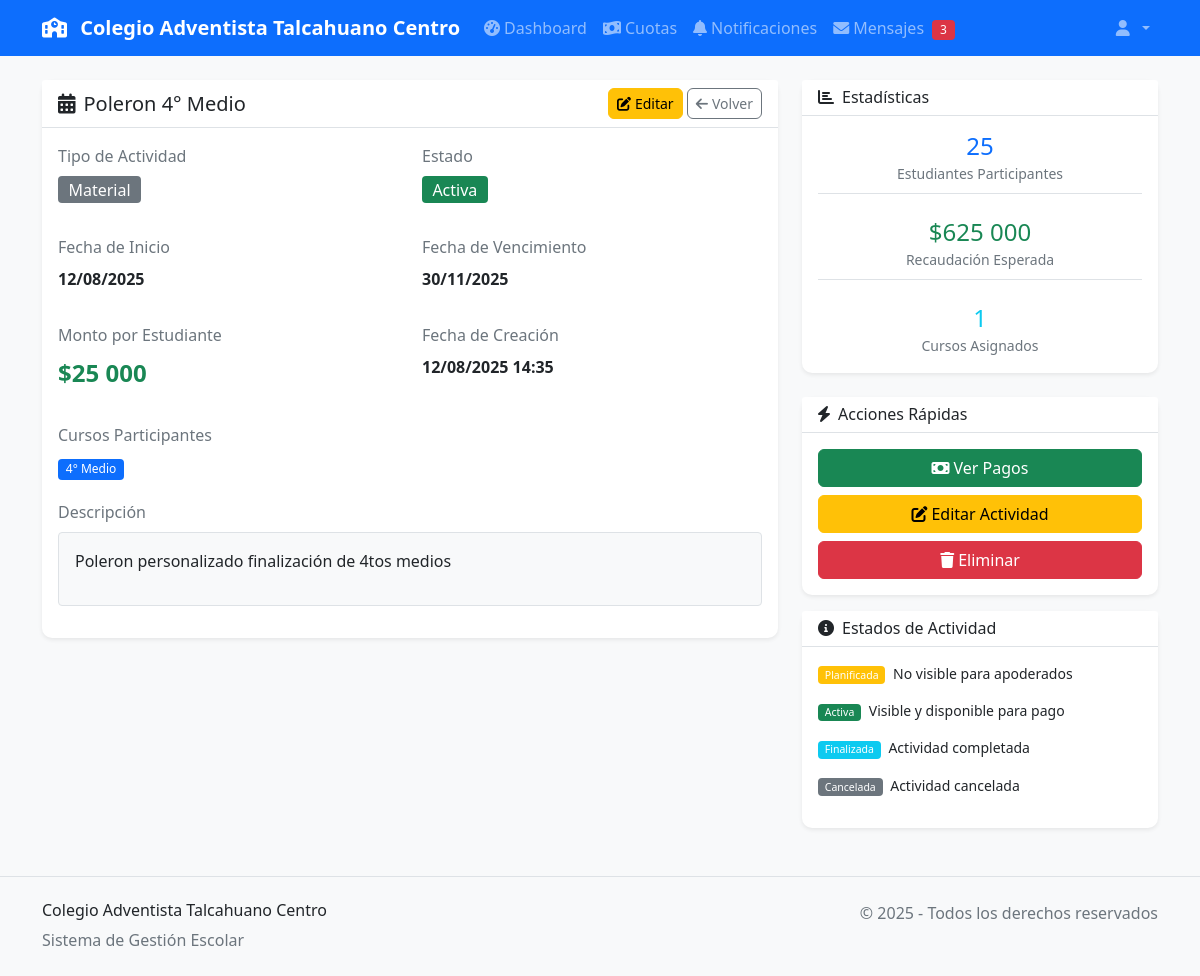
The page /actividades/16/ (signed in) on the database its author committed.
### actividades/models.py (models this page shows, shortened)
class Actividad(models.Model):
    ESTADO_CHOICES = [
        ('planificada', 'Planificada'),
        ('activa', 'Activa'),
        ('finalizada', 'Finalizada'),
        ('cancelada', 'Cancelada'),
    ]
    nombre = models.CharField(max_length=200)
    descripcion = models.TextField()
    tipo = models.ForeignKey(TipoActividad, on_delete=models.CASCADE)
    fecha_inicio = models.DateField()
    fecha_fin = models.DateField()
    monto_por_estudiante = models.DecimalField(max_digits=10, decimal_places=0)
    cursos_asignados = models.ManyToManyField(Curso)
    estado = models.CharField(max_length=20, choices=ESTADO_CHOICES, default='planificada')
    fecha_creacion = models.DateTimeField(auto_now_add=True)
    def total_estudiantes(self):
        return sum([25, 28, 30, 27, 26][:len(self.cursos_asignados.all())])
    def recaudacion_esperada(self):
        return self.monto_por_estudiante * self.total_estudiantes()

class TipoActividad(models.Model):
    nombre = models.CharField(max_length=100)
    descripcion = models.TextField(blank=True)

### estudiantes/models.py (models this page shows, shortened)
class Curso(models.Model):
    nombre = models.CharField(max_length=50)
    nivel = models.CharField(max_length=20)
    año = models.IntegerField()

### actividades/views.py (the view)
# urls.py: path('<int:pk>/', views.ver_actividad, name='ver'),
@login_required
def ver_actividad(request, pk):
    actividad = get_object_or_404(Actividad, pk=pk)
    logger.debug(f"Viendo detalles de actividad: {actividad.nombre}")
    return render(request, 'actividades/detalle.html', {
        'actividad': actividad
    })

### core/context_processors.py (called while the page is built)
def notificaciones_context(request):
    if request.user.is_authenticated:
        notificaciones_no_leidas = Notificacion.objects.filter(
            apoderado_email=request.user.email,
            estado__in=['enviado', 'visto']
        ).count()
        return {
            'notificaciones_no_leidas': notificaciones_no_leidas
        }
    return {
        'notificaciones_no_leidas': 0
    }

### templates/actividades/detalle.html (shortened to what this page needs)
{% extends 'base.html' %}
{% block content %}
<div class="row">
    <div class="col-lg-8">
        <div class="card">
            <div class="card-header d-flex justify-content-between align-items-center">
                <h5 class="mb-0">
                    <i class="fas fa-calendar-alt me-2"></i>{{ actividad.nombre }}
                </h5>
                <div>
                    <a href="{% url 'actividades:editar' actividad.pk %}" class="btn btn-warning btn-sm">
                        <i class="fas fa-edit me-1"></i>Editar
                    </a>
                    <a href="{% url 'actividades:lista' %}" class="btn btn-outline-secondary btn-sm">
                        <i class="fas fa-arrow-left me-1"></i>Volver
                    </a>
                </div>
            </div>
            <div class="card-body">
                <div class="row">
                    <div class="col-md-6 mb-3">
                        <label class="form-label text-muted">Tipo de Actividad</label>
                        <p class="fw-bold">
                            <span class="badge bg-secondary fs-6">{{ actividad.tipo.nombre }}</span>
                        </p>
                    </div>
                    <div class="col-md-6 mb-3">
                        <label class="form-label text-muted">Estado</label>
                        <p class="fw-bold">
                            {% if actividad.estado == 'activa' %}
                                <span class="badge bg-success fs-6">{{ actividad.get_estado_display }}</span>
                            {% elif actividad.estado == 'planificada' %}
                                <span class="badge bg-warning fs-6">{{ actividad.get_estado_display }}</span>
                            {% elif actividad.estado == 'finalizada' %}
                                <span class="badge bg-info fs-6">{{ actividad.get_estado_display }}</span>
                            {% else %}
                                <span class="badge bg-secondary fs-6">{{ actividad.get_estado_display }}</span>
                            {% endif %}
                        </p>
                    </div>
                </div>
                <div class="row">
                    <div class="col-md-6 mb-3">
                        <label class="form-label text-muted">Fecha de Inicio</label>
                        <p class="fw-bold">{{ actividad.fecha_inicio|date:"d/m/Y" }}</p>
                    </div>
                    <div class="col-md-6 mb-3">
                        <label class="form-label text-muted">Fecha de Vencimiento</label>
                        <p class="fw-bold">{{ actividad.fecha_fin|date:"d/m/Y" }}</p>
                    </div>
                </div>
                <div class="row">
                    <div class="col-md-6 mb-3">
                        <label class="form-label text-muted">Monto por Estudiante</label>
                        <p class="fw-bold text-success fs-4">${{ actividad.monto_por_estudiante|floatformat:0 }}</p>
                    </div>
                    <div class="col-md-6 mb-3">
                        <label class="form-label text-muted">Fecha de Creación</label>
                        <p class="fw-bold">{{ actividad.fecha_creacion|date:"d/m/Y H:i" }}</p>
                    </div>
                </div>
                <div class="mb-3">
                    <label class="form-label text-muted">Cursos Participantes</label>
                    <div>
                        {% for curso in actividad.cursos_asignados.all %}
                            <span class="badge bg-primary me-1 mb-1">{{ curso.nombre }}</span>
                        {% empty %}
                            <p class="text-muted">No hay cursos asignados</p>
                        {% endfor %}
                    </div>
                </div>
                <div class="mb-3">
                    <label class="form-label text-muted">Descripción</label>
                    <div class="border rounded p-3 bg-light">
                        {{ actividad.descripcion|linebreaks|default:"Sin descripción" }}
                    </div>
                </div>
            </div>
        </div>
    </div>
    <div class="col-lg-4">
        <div class="card mb-4">
            <div class="card-header">
                <h6 class="mb-0">
                    <i class="fas fa-chart-bar me-2"></i>Estadísticas
                </h6>
            </div>
            <div class="card-body">
                <div class="row text-center">
                    <div class="col-12 mb-3">
                        <div class="border-bottom pb-2 mb-2">
                            <h4 class="text-primary mb-0">{{ actividad.total_estudiantes }}</h4>
                            <small class="text-muted">Estudiantes Participantes</small>
                        </div>
                    </div>
                    <div class="col-12 mb-3">
                        <div class="border-bottom pb-2 mb-2">
                            <h4 class="text-success mb-0">${{ actividad.recaudacion_esperada|floatformat:0 }}</h4>
                            <small class="text-muted">Recaudación Esperada</small>
                        </div>
                    </div>
                    <div class="col-12">
                        <h4 class="text-info mb-0">{{ actividad.cursos_asignados.count }}</h4>
                        <small class="text-muted">Cursos Asignados</small>
                    </div>
                </div>
            </div>
        </div>
        <div class="card">
            <div class="card-header">
                <h6 class="mb-0">
                    <i class="fas fa-bolt me-2"></i>Acciones Rápidas
                </h6>
            </div>
            <div class="card-body">
                <div class="d-grid gap-2">
                    <a href="{% url 'cuotas:lista_pagos' %}?actividad={{ actividad.pk }}" class="btn btn-success">
                        <i class="fas fa-money-bill me-1"></i>Ver Pagos
                    </a>
                    <a href="{% url 'actividades:editar' actividad.pk %}" class="btn btn-warning">
                        <i class="fas fa-edit me-1"></i>Editar Actividad
                    </a>
                    {% if actividad.estado != 'finalizada' %}
                    <a href="{% url 'actividades:eliminar' actividad.pk %}" class="btn btn-danger">
                        <i class="fas fa-trash me-1"></i>Eliminar
                    </a>
                    {% endif %}
                </div>
            </div>
        </div>
        <div class="card mt-3">
            <div class="card-header">
                <h6 class="mb-0">
                    <i class="fas fa-info-circle me-2"></i>Estados de Actividad
                </h6>
            </div>
            <div class="card-body">
                <small>
                    <p><span class="badge bg-warning me-1">Planificada</span> No visible para apoderados</p>
                    <p><span class="badge bg-success me-1">Activa</span> Visible y disponible para pago</p>
                    <p><span class="badge bg-info me-1">Finalizada</span> Actividad completada</p>
                    <p><span class="badge bg-secondary me-1">Cancelada</span> Actividad cancelada</p>
                </small>
            </div>
        </div>
    </div>
</div>
{% endblock %}

### static/css/styles.css (style rules this page uses)
:root { --primary-color: #0d6efd; --success-color: #198754; --warning-color: #ffc107; --danger-color: #dc3545; --info-color: #0dcaf0; --light-color: #f8f9fa; --dark-color: #212529; }
body { font-family: 'Segoe UI', Tahoma, Geneva, Verdana, sans-serif; background-color: #f8f9fa; }
.card { border: none; border-radius: 10px; box-shadow: 0 0.125rem 0.25rem rgba(0, 0, 0, 0.075); transition: all 0.3s ease; }
.card-header { background-color: #fff; border-bottom: 1px solid #dee2e6; font-weight: 600; }
.btn { border-radius: 6px; font-weight: 500; transition: all 0.3s ease; }
.badge { font-size: 0.75em; font-weight: 500; padding: 0.35em 0.65em; }
.form-label { font-weight: 500; color: #495057; margin-bottom: 0.5rem; }

### rows shown on the page
Actividad: nombre "Poleron 4° Medio", tipo.nombre "Material", estado "Activa", fecha_inicio "12/08/2025", fecha_fin "30/11/2025", monto_por_estudiante "25 000", fecha_creacion "12/08/2025 14:35", descripcion "Poleron personalizado finalización de 4tos medios", total_estudiantes "25", recaudacion_esperada "625 000", cursos_asignados.count "1"
Curso: nombre "4° Medio"
